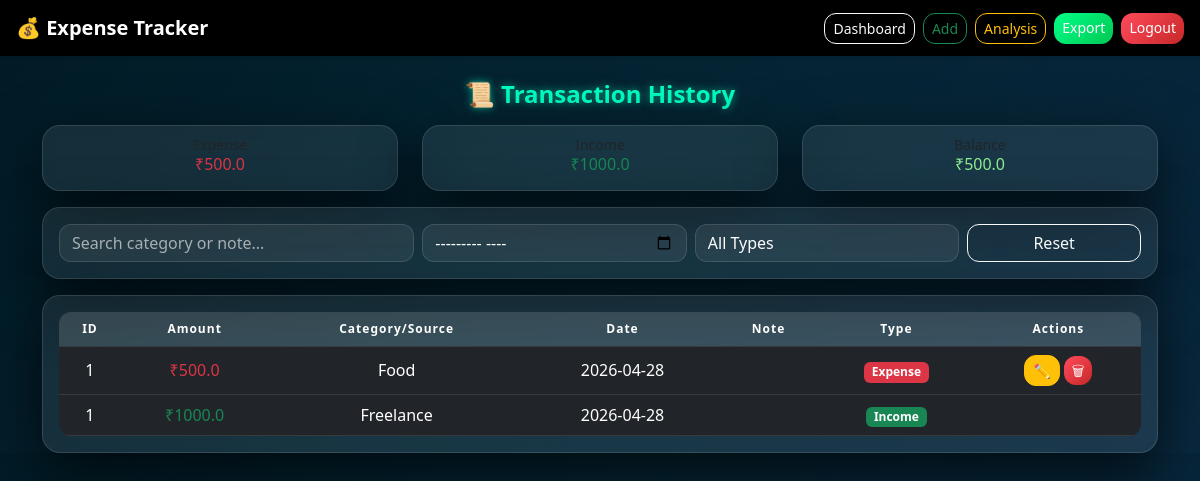
Screenshot of /history (signed in) with the database file from the repository.
### tables this page shows
CREATE TABLE expenses (
        id INTEGER PRIMARY KEY AUTOINCREMENT,
        user_id INTEGER,
        amount REAL,
        category TEXT,
        date TEXT,
        note TEXT
    );

### app.py (the view)
@app.route('/history')
@login_required
def history():
    conn = get_db()
    c = conn.cursor()
    c.execute("""
    SELECT id, amount, category, date, note, 'expense' FROM expenses WHERE user_id=?
    UNION ALL
    SELECT id, amount, source, date, '', 'income' FROM income WHERE user_id=?
    ORDER BY date DESC
    """, (get_user_id(), get_user_id()))
    rows = c.fetchall()
    data = []
    for r in rows:
        row = list(r)
        row[1] = safe_float(row[1])  # amount
        data.append(row)
    total = sum(row[1] for row in data if row[5] == 'expense')
    income = sum(row[1] for row in data if row[5] == 'income')
    balance = income - total
    conn.close()
    return render_template('history.html',
                           data=data,
                           total=total,
                           income=income,
                           balance=balance)

### app.py (called while the page is built)
def get_db():
    conn = sqlite3.connect("database.db")
    conn.row_factory = sqlite3.Row
    return conn

def login_required(f):
    @wraps(f)
    def wrapper(*args, **kwargs):
        if 'user_id' not in session:
            return redirect('/')
        return f(*args, **kwargs)
    return wrapper

def get_user_id():
    return session.get('user_id')

def safe_float(val):
    try:
        return float(val)
    except:
        return 0.0

### templates/history.html (shortened to what this page needs)
<!DOCTYPE html>
<html>
<head>
    <link href="https://cdn.jsdelivr.net/npm/bootstrap@5.3.0/dist/css/bootstrap.min.css" rel="stylesheet">
    <link rel="stylesheet" href="{{ url_for('static', filename='css/style.css') }}?v=12">
</head>
<body>
<nav class="navbar navbar-dark bg-black px-3 shadow-sm">
    <span class="navbar-brand fw-bold">💰 Expense Tracker</span>
    <div class="d-flex gap-2 flex-wrap">
        <a href="/dashboard" class="btn btn-outline-light btn-sm">Dashboard</a>
        <a href="/add" class="btn btn-outline-success btn-sm">Add</a>
        <a href="/analysis" class="btn btn-outline-warning btn-sm">Analysis</a>
        <a href="/export" class="btn btn-success btn-sm">Export</a>
        <a href="/logout" class="btn btn-danger btn-sm">Logout</a>
    </div>
</nav>
<div class="container mt-4">
    <h4 class="text-center mb-3 title-glow">📜 Transaction History</h4>
    <div class="row text-center mb-3">
        <div class="col-md-4">
            <div class="card p-2">
                <small>Expense</small>
                <h6 class="text-danger">₹{{total}}</h6>
            </div>
        </div>
        <div class="col-md-4">
            <div class="card p-2">
                <small>Income</small>
                <h6 class="text-success">₹{{income}}</h6>
            </div>
        </div>
        <div class="col-md-4">
            <div class="card p-2">
                <small>Balance</small>
                <h6 style="color: {{'lightgreen' if balance>=0 else 'red'}};">
                    ₹{{balance}}
                </h6>
            </div>
        </div>
    </div>
    <div class="card p-3 mb-3">
        <div class="row g-2">
            <div class="col-md-4">
                <input id="search" class="form-control"
                       placeholder="Search category or note...">
            </div>
            <div class="col-md-3">
                <input type="month" id="monthFilter"
                       class="form-control">
            </div>
            <div class="col-md-3">
                <select id="typeFilter" class="form-control">
                    <option value="">All Types</option>
                </select>
            </div>
            <div class="col-md-2 d-grid">
                <button class="btn btn-outline-light" onclick="resetFilter()">Reset</button>
            </div>
        </div>
    </div>
    {% if data|length == 0 %}
        <div class="alert alert-info text-center">
            No transactions yet 😶
        </div>
    {% else %}
    <div class="card p-3">
        <table class="table table-dark table-hover text-center align-middle mb-0" id="table">
            <thead>
                <tr>
                    <th>ID</th>
                    <th>Amount</th>
                    <th>Category/Source</th>
                    <th>Date</th>
                    <th>Note</th>
                    <th>Type</th>
                    <th>Actions</th>
                </tr>
            </thead>
            <tbody>
                {% for e in data %}
                <tr>
                    <td>{{e[0]}}</td>
                    <td>
                        {% if e[5] == 'expense' %}
                            <span class="text-danger">₹{{e[1]}}</span>
                        {% else %}
                            <span class="text-success">₹{{e[1]}}</span>
                        {% endif %}
                    </td>
                    <td>{{e[2]}}</td>
                    <td>{{e[3]}}</td>
                    <td>{{e[4]}}</td>
                    <td>
                        {% if e[5] == 'expense' %}
                            <span class="badge bg-danger">Expense</span>
                        {% else %}
                            <span class="badge bg-success">Income</span>
                        {% endif %}
                    </td>
                    <td>
                        {% if e[5] == 'expense' %}
                        <a href="/edit/{{e[0]}}" class="btn btn-warning btn-sm">✏️</a>
                        <a href="/delete/{{e[0]}}"
                           class="btn btn-danger btn-sm"
                           onclick="return confirm('Delete this expense?')">
                           🗑
                        </a>
                        {% else %}
                        <span class="text-muted small">—</span>
                        {% endif %}
                    </td>
                </tr>
                {% endfor %}
            </tbody>
        </table>
    </div>
    {% endif %}
</div>
</body>
</html>

### static/css/style.css (style rules this page uses)
body { background: linear-gradient(135deg, #020c1b, #0a192f); color: white; font-family: 'Segoe UI', sans-serif; overflow-x: hidden; }
body::before { content: ""; position: fixed; width: 200%; height: 200%; background: radial-gradient(circle at 20% 20%, rgba(0,255,200,0.08), transparent), radial-gradient(circle at 80% 70%, rgba(0,123,255,0.08), transparent); animation: moveBg 20s linear infinite; z-index: -2; }
.card, .auth-card { border-radius: 18px; background: rgba(255, 255, 255, 0.08); backdrop-filter: blur(16px); border: 1px solid rgba(255,255,255,0.12); transition: all 0.3s ease; box-shadow: 0 20px 60px rgba(0,0,0,0.7); }
.form-control { border-radius: 12px; background: rgba(255,255,255,0.07); border: 1px solid rgba(255,255,255,0.12); color: white; transition: all 0.25s ease; }
.form-control::placeholder { color: rgba(255,255,255,0.6); }
.btn { border-radius: 12px; transition: all 0.25s ease; font-weight: 500; position: relative; overflow: hidden; }
.btn::after { content: ""; position: absolute; width: 0; height: 0; background: rgba(255,255,255,0.2); border-radius: 50%; top: 50%; left: 50%; transform: translate(-50%, -50%); transition: 0.4s; }
.btn-success { background: linear-gradient(135deg, #00ff88, #00c853); border: none; }
.btn-danger { background: linear-gradient(135deg, #ff4b5c, #c62828); border: none; }
.title-glow { color: #00ffc3; font-weight: bold; text-shadow: 0 0 8px rgba(0,255,200,0.6); }
a { color: #00ffc3; text-decoration: none; transition: 0.2s; }
.table { border-radius: 12px; overflow: hidden; background: rgba(255,255,255,0.04); }
.table th { background: rgba(255,255,255,0.1); font-size: 0.75rem; letter-spacing: 1px; }

### rows the page displays
expenses: id "1", amount "500.0", category "Food", date "2026-04-28", shows "Expense"

### other values shown
{{ total }} "500.0"
{{ income }} "1000.0"
{{ balance }} "500.0"
{{ e[0] }} "1"
{{ e[1] }} "1000.0"
{{ e[2] }} "Freelance"
{{ e[3] }} "2026-04-28"
